Frame 1 (no input): blank canvas, image omitted
Frame 60 (the mouse pressed at the canvas centre just before this capture): blank canvas, image omitted
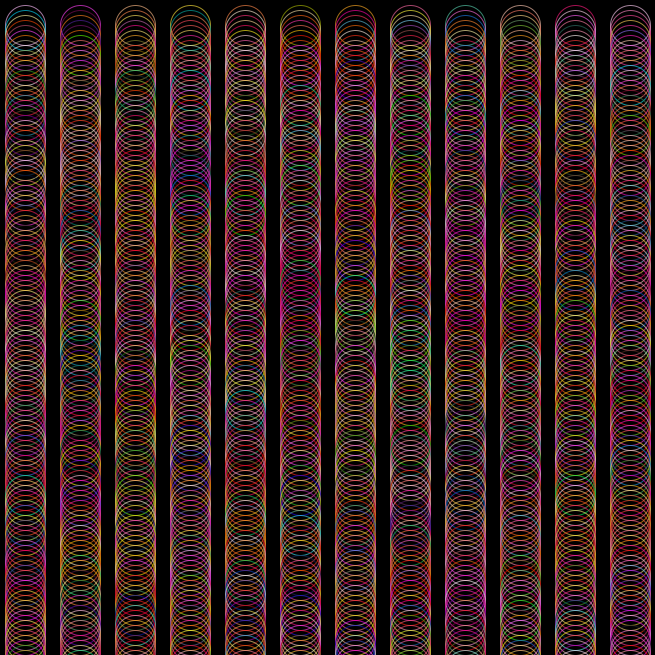
Frame 120 (the mouse held since frame 60 and released just before this capture)

The Processing sketch whose frames 1 and 60 were blank and that drew this single picture after the mouse press (run headless with seeded random() and noise(); from frame 60 on, the mouse is pressed at the canvas centre):

// Processing sketch: Optical_Illusion
// ── Optical_Illusion.pde
//programs have three main blocks

/* the first block contains statements to initialize
all variables that will be used throughout the program
*/

int x;
float y;
color salmon;
color ochre;


 //most statements will end in a semicolon 

/* the second block is called setup and it contains
statements to be executed only once.
*/

void setup(){

  salmon = color(#FC14A0);
  ochre = color(#863131);
  size(655,655);
  background(0);
 
  
}// end setup

/* the third section is called draw and every statement x
in draw gets looped through in the order written for ever
and ever and ever 
*/

void draw(){
  background(0);
 
  for(int i=0; i<width; i+=55){
    for(int j=0;j<height;j+=5){
    color(salmon);
    stroke(random(255)*mouseX/80,random(255), random(255), mouseY/2);
    noFill();
    ellipse(i+25,j+25,40,40);
    

    
      }// end nested loop
   
  }//end for loop
   
  
}//end draw
